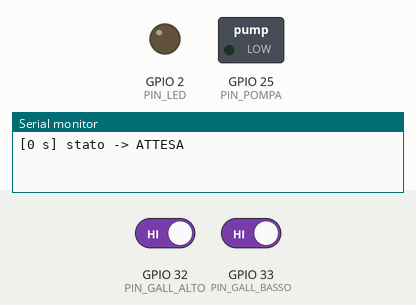
This sketch was run on a simulated ESP32. Shown: switched loads named in the sketch (green lamp = pin HIGH), output pins drawn as LEDs (lit = HIGH), the last lines printed to the serial monitor. The test bench sets the inputs (shaded band); at power-on: GPIO 32 (PIN_GALL_ALTO) HIGH, GPIO 33 (PIN_GALL_BASSO) HIGH.

Above: at 1.2 s.
1.3 s: GPIO 32 (PIN_GALL_ALTO) driven LOW and GPIO 33 (PIN_GALL_BASSO) driven LOW
At 4.1 s:
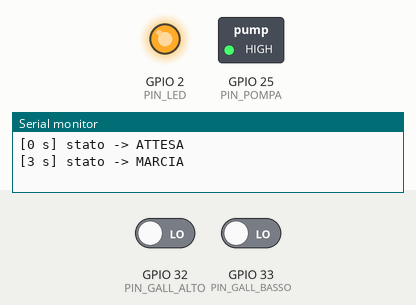
4.3 s: GPIO 33 (PIN_GALL_BASSO) driven HIGH
At 8.02 s:
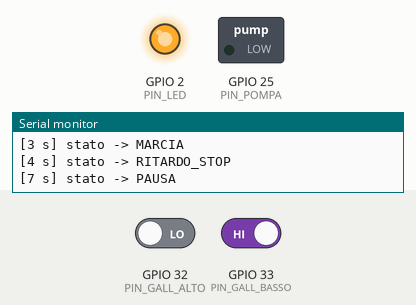
Timing chart, 0 to 11.6 s (numbered marks = the images above; inputs shaded):
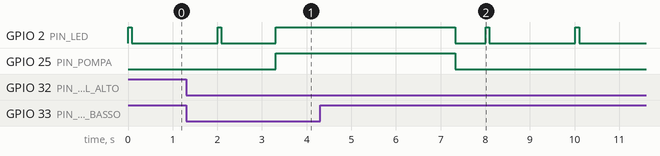

Measured:
- after the input at 1.3 s, GPIO 25 (PIN_POMPA): LOW → HIGH after 2.0 s
- after the input at 4.3 s, GPIO 2 (PIN_LED): goes LOW 0.68 s, HIGH 0.08 s, LOW 1.9 s, HIGH 0.08 s, then LOW, starting after 3.0 s; GPIO 25 (PIN_POMPA): HIGH → LOW after 3.0 s

The sketch:

fontanella_esp32.ino
```cpp
/*
  Fontanella d'angolo - controllo pompa di svuotamento serbatoio
  Scheda: ESP32 DevKit (Arduino core 2.x / 3.x)

  Ingressi:
    GALL_ALTO  (GPIO 32) - galleggiante livello alto  -> avvia la pompa
    GALL_BASSO (GPIO 33) - galleggiante livello basso -> ferma la pompa (protezione marcia a secco)
    I galleggianti sono contatti verso GND, con pull-up interno.
  Uscite:
    POMPA (GPIO 25) - gate MOSFET logic-level (es. IRLZ44N / modulo AO3400), diodo di ricircolo sulla pompa
    LED   (GPIO 2)  - stato: fisso = pompa in marcia, lampeggio lento = ok, lampeggio rapido = guasto

  Logica:
    - livello alto attivo per > DEBOUNCE_MS  -> pompa ON
    - pompa OFF quando il livello basso si libera (+ RUN_ON_MS), oppure dopo MAX_RUN_MS (sicurezza)
    - pausa minima MIN_OFF_MS tra due cicli
    - se il livello alto resta attivo dopo MAX_FAULTS cicli consecutivi a tempo scaduto -> GUASTO
      (pompa bloccata / tubo ostruito): pompa ferma, nuovo tentativo ogni FAULT_RETRY_MS
    - con un solo galleggiante (UN_SOLO_GALLEGGIANTE = true) la pompa gira per TIMED_RUN_MS
*/

#include <Arduino.h>

// ---- configurazione --------------------------------------------------------
const bool UN_SOLO_GALLEGGIANTE = false;
const bool CONTATTO_CHIUSO_CON_ACQUA = true;   // inverti se il galleggiante e' montato capovolto

const int PIN_GALL_ALTO  = 32;
const int PIN_GALL_BASSO = 33;
const int PIN_POMPA      = 25;
const int PIN_LED        = 2;

const uint32_t DEBOUNCE_MS     = 2000;
const uint32_t RUN_ON_MS       = 3000;
const uint32_t MAX_RUN_MS      = 60000;
const uint32_t TIMED_RUN_MS    = 15000;
const uint32_t MIN_OFF_MS      = 10000;
const uint32_t FAULT_RETRY_MS  = 10UL * 60UL * 1000UL;
const int      MAX_FAULTS      = 3;

// ---- stato -----------------------------------------------------------------
enum Stato { ATTESA, MARCIA, RITARDO_STOP, PAUSA, GUASTO };
Stato stato = ATTESA;
uint32_t tStato = 0, tAltoDa = 0, tBassoLiberoDa = 0;
int cicliTimeout = 0;

bool acqua(int pin) {
  bool chiuso = digitalRead(pin) == LOW;
  return CONTATTO_CHIUSO_CON_ACQUA ? chiuso : !chiuso;
}

void pompa(bool on) {
  digitalWrite(PIN_POMPA, on ? HIGH : LOW);
}

void vai(Stato s) {
  stato = s;
  tStato = millis();
  pompa(s == MARCIA || s == RITARDO_STOP);
  static const char* nomi[] = {"ATTESA", "MARCIA", "RITARDO_STOP", "PAUSA", "GUASTO"};
  Serial.printf("[%lu s] stato -> %s\n", millis() / 1000, nomi[s]);
}

void setup() {
  Serial.begin(115200);
  pinMode(PIN_GALL_ALTO, INPUT_PULLUP);
  pinMode(PIN_GALL_BASSO, INPUT_PULLUP);
  pinMode(PIN_POMPA, OUTPUT);
  pinMode(PIN_LED, OUTPUT);
  pompa(false);
  vai(ATTESA);
}

void loop() {
  const uint32_t now = millis();
  const bool alto = acqua(PIN_GALL_ALTO);
  const bool basso = UN_SOLO_GALLEGGIANTE ? true : acqua(PIN_GALL_BASSO);

  // debounce livello alto
  if (alto) { if (!tAltoDa) tAltoDa = now; } else tAltoDa = 0;
  const bool altoStabile = tAltoDa && (now - tAltoDa >= DEBOUNCE_MS);

  switch (stato) {
    case ATTESA:
      if (altoStabile && basso) vai(MARCIA);
      break;

    case MARCIA: {
      const uint32_t t = now - tStato;
      if (UN_SOLO_GALLEGGIANTE) {
        if (t >= TIMED_RUN_MS) { cicliTimeout = alto ? cicliTimeout + 1 : 0; vai(cicliTimeout >= MAX_FAULTS ? GUASTO : PAUSA); }
      } else if (!basso) {
        vai(RITARDO_STOP);                       // acqua sotto il livello basso: ancora qualche secondo
      } else if (t >= MAX_RUN_MS) {
        cicliTimeout++;
        vai(cicliTimeout >= MAX_FAULTS ? GUASTO : PAUSA);
      }
      break;
    }

    case RITARDO_STOP:
      if (now - tStato >= RUN_ON_MS) { cicliTimeout = 0; vai(PAUSA); }
      break;

    case PAUSA:
      if (now - tStato >= MIN_OFF_MS) vai(ATTESA);
      break;

    case GUASTO:
      if (now - tStato >= FAULT_RETRY_MS) { cicliTimeout = MAX_FAULTS - 1; vai(ATTESA); }
      break;
  }

  // LED di stato
  bool led;
  if (stato == MARCIA || stato == RITARDO_STOP) led = true;
  else if (stato == GUASTO) led = (now / 150) % 2;
  else led = (now % 2000) < 80;
  digitalWrite(PIN_LED, led);

  delay(20);
}
```
